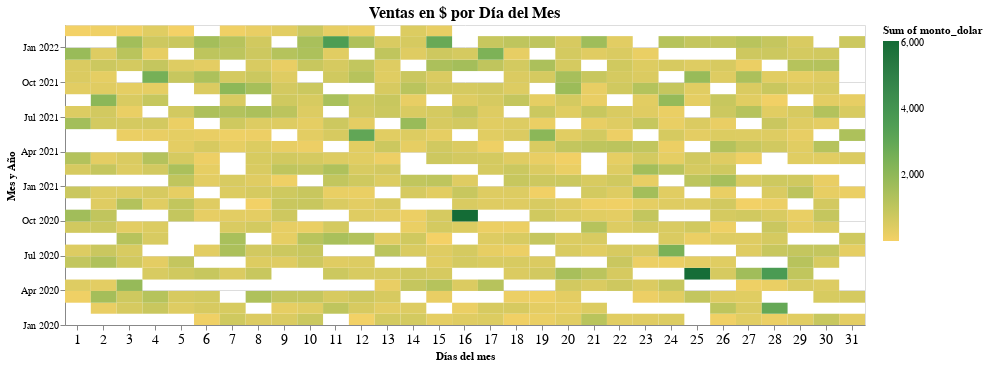

This figure's notebook cell:
### Code cell
mapa = alt.Chart(df_ventas_dol).mark_rect().encode(
                x=alt.X('dia_mes:O', title='Días del mes', axis = alt.Axis(labelAngle=0, labelFontSize=14)),
                y=alt.Y('yearmonth(fecha):T', title = 'Mes y Año', scale=alt.Scale(zero=False), 
                  axis = alt.Axis(grid=True, titleAnchor='middle', titleAngle = 270, labelFontSize=10)),
                color=alt.Color(
                    'sum(monto_dolar):Q', scale=alt.Scale(scheme='goldgreen')),
                tooltip=[
                    alt.Tooltip('dia_mes:O', title='Día'),
                    alt.Tooltip('yearmonth(fecha):T', title='Mes y Año'),
                    alt.Tooltip('sum(monto_dolar):Q', title='Ventas en $'),
                    alt.Tooltip('cantidad:Q', title='Volumen de Venta'),
                    alt.Tooltip('num:Q', title='N° Facturas')]
                ).properties(title='Ventas en $ por Día del Mes',
                             width=800, 
                             height=300
                ).configure_title(
                    fontSize = 16,
                    anchor = 'middle',
                ).interactive()

mapa

### Figure 1 — Vega-Lite specification as saved in the notebook (floating-point values rounded to 4 significant figures; data arrays with more than 128 entries replaced by an {"elided": "..."} marker saying what was removed)
{"config": {"view": {"continuousWidth": 400, "continuousHeight": 300}, "title": {"anchor": "middle", "fontSize": 16}}, "data": {"name": "data-517bf2707b161cc189731c43b0364c06"}, "mark": "rect", "encoding": {"color": {"aggregate": "sum", "field": "monto_dolar", "scale": {"scheme": "goldgreen"}, "type": "quantitative"}, "tooltip": [{"field": "dia_mes", "title": "Día", "type": "ordinal"}, {"field": "fecha", "timeUnit": "yearmonth", "title": "Mes y Año", "type": "temporal"}, {"aggregate": "sum", "field": "monto_dolar", "title": "Ventas en $", "type": "quantitative"}, {"field": "cantidad", "title": "Volumen de Venta", "type": "quantitative"}, {"field": "num", "title": "N° Facturas", "type": "quantitative"}], "x": {"axis": {"labelAngle": 0, "labelFontSize": 14}, "field": "dia_mes", "title": "Días del mes", "type": "ordinal"}, "y": {"axis": {"grid": true, "labelFontSize": 10, "titleAnchor": "middle", "titleAngle": 270}, "field": "fecha", "scale": {"zero": false}, "timeUnit": "yearmonth", "title": "Mes y Año", "type": "temporal"}}, "height": 300, "selection": {"selector004": {"type": "interval", "bind": "scales", "encodings": ["x", "y"]}}, "title": "Ventas en $ por Día del Mes", "width": 800, "$schema": "https://vega.github.io/schema/vega-lite/v4.17.0.json", "datasets": {"data-517bf2707b161cc189731c43b0364c06": {"elided": "602 records"}}}
